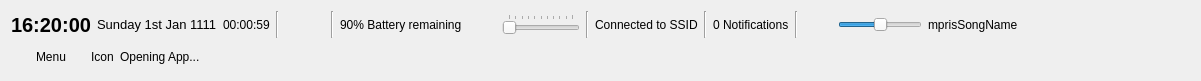
<?xml version="1.0" encoding="UTF-8"?>
<ui version="4.0">
 <class>MainWindow</class>
 <widget class="QMainWindow" name="MainWindow">
  <property name="geometry">
   <rect>
    <x>0</x>
    <y>0</y>
    <width>1201</width>
    <height>81</height>
   </rect>
  </property>
  <property name="sizePolicy">
   <sizepolicy hsizetype="Preferred" vsizetype="Minimum">
    <horstretch>0</horstretch>
    <verstretch>0</verstretch>
   </sizepolicy>
  </property>
  <property name="windowTitle">
   <string>theShellTopPanel</string>
  </property>
  <widget class="QWidget" name="centralWidget">
   <layout class="QVBoxLayout" name="verticalLayout">
    <item>
     <layout class="QHBoxLayout" name="horizontalLayout">
      <item>
       <widget class="ClickableLabel" name="time">
        <property name="font">
         <font>
          <pointsize>15</pointsize>
          <weight>75</weight>
          <bold>true</bold>
         </font>
        </property>
        <property name="text">
         <string>16:20:00</string>
        </property>
       </widget>
      </item>
      <item>
       <widget class="ClickableLabel" name="date">
        <property name="font">
         <font>
          <pointsize>10</pointsize>
         </font>
        </property>
        <property name="text">
         <string>Sunday 1st Jan 1111</string>
        </property>
       </widget>
      </item>
      <item>
       <widget class="QLabel" name="timer">
        <property name="text">
         <string>00:00:59</string>
        </property>
       </widget>
      </item>
      <item>
       <widget class="Line" name="line">
        <property name="orientation">
         <enum>Qt::Vertical</enum>
        </property>
       </widget>
      </item>
      <item>
       <widget class="QPushButton" name="pushButton_2">
        <property name="enabled">
         <bool>true</bool>
        </property>
        <property name="text">
         <string/>
        </property>
        <property name="icon">
         <iconset theme="mic-on">
          <normaloff>.</normaloff>.</iconset>
        </property>
        <property name="flat">
         <bool>true</bool>
        </property>
       </widget>
      </item>
      <item>
       <widget class="QFrame" name="batteryFrame">
        <property name="frameShape">
         <enum>QFrame::NoFrame</enum>
        </property>
        <property name="frameShadow">
         <enum>QFrame::Raised</enum>
        </property>
        <layout class="QHBoxLayout" name="horizontalLayout_6">
         <property name="leftMargin">
          <number>0</number>
         </property>
         <property name="topMargin">
          <number>0</number>
         </property>
         <property name="rightMargin">
          <number>0</number>
         </property>
         <property name="bottomMargin">
          <number>0</number>
         </property>
         <item>
          <widget class="Line" name="line_3">
           <property name="orientation">
            <enum>Qt::Vertical</enum>
           </property>
          </widget>
         </item>
         <item>
          <widget class="ClickableLabel" name="batteryLabel">
           <property name="text">
            <string>90% Battery remaining</string>
           </property>
          </widget>
         </item>
        </layout>
       </widget>
      </item>
      <item>
       <widget class="HoverFrame" name="brightnessFrame">
        <property name="maximumSize">
         <size>
          <width>228</width>
          <height>16777215</height>
         </size>
        </property>
        <property name="frameShape">
         <enum>QFrame::NoFrame</enum>
        </property>
        <property name="frameShadow">
         <enum>QFrame::Raised</enum>
        </property>
        <layout class="QHBoxLayout" name="horizontalLayout_7">
         <property name="leftMargin">
          <number>0</number>
         </property>
         <property name="topMargin">
          <number>0</number>
         </property>
         <property name="rightMargin">
          <number>0</number>
         </property>
         <property name="bottomMargin">
          <number>0</number>
         </property>
         <item>
          <widget class="QPushButton" name="brightnessButton">
           <property name="sizePolicy">
            <sizepolicy hsizetype="Minimum" vsizetype="Fixed">
             <horstretch>28</horstretch>
             <verstretch>24</verstretch>
            </sizepolicy>
           </property>
           <property name="maximumSize">
            <size>
             <width>28</width>
             <height>24</height>
            </size>
           </property>
           <property name="text">
            <string/>
           </property>
           <property name="icon">
            <iconset theme="video-display">
             <normaloff>.</normaloff>.</iconset>
           </property>
           <property name="flat">
            <bool>true</bool>
           </property>
          </widget>
         </item>
         <item>
          <widget class="QSlider" name="brightnessSlider">
           <property name="maximumSize">
            <size>
             <width>200</width>
             <height>16777215</height>
            </size>
           </property>
           <property name="maximum">
            <number>100</number>
           </property>
           <property name="value">
            <number>0</number>
           </property>
           <property name="orientation">
            <enum>Qt::Horizontal</enum>
           </property>
           <property name="tickPosition">
            <enum>QSlider::TicksAbove</enum>
           </property>
           <property name="tickInterval">
            <number>10</number>
           </property>
          </widget>
         </item>
        </layout>
       </widget>
      </item>
      <item>
       <widget class="Line" name="line_2">
        <property name="orientation">
         <enum>Qt::Vertical</enum>
        </property>
       </widget>
      </item>
      <item>
       <widget class="ClickableLabel" name="networkLabel">
        <property name="text">
         <string>Connected to SSID</string>
        </property>
       </widget>
      </item>
      <item>
       <widget class="Line" name="line_4">
        <property name="orientation">
         <enum>Qt::Vertical</enum>
        </property>
       </widget>
      </item>
      <item>
       <widget class="ClickableLabel" name="notifications">
        <property name="text">
         <string>0 Notifications</string>
        </property>
       </widget>
      </item>
      <item>
       <widget class="Line" name="line_5">
        <property name="orientation">
         <enum>Qt::Vertical</enum>
        </property>
       </widget>
      </item>
      <item>
       <widget class="HoverFrame" name="volumeFrame">
        <property name="sizePolicy">
         <sizepolicy hsizetype="Minimum" vsizetype="Preferred">
          <horstretch>0</horstretch>
          <verstretch>0</verstretch>
         </sizepolicy>
        </property>
        <property name="maximumSize">
         <size>
          <width>228</width>
          <height>16777215</height>
         </size>
        </property>
        <property name="frameShape">
         <enum>QFrame::NoFrame</enum>
        </property>
        <property name="frameShadow">
         <enum>QFrame::Raised</enum>
        </property>
        <layout class="QHBoxLayout" name="horizontalLayout_5">
         <property name="leftMargin">
          <number>0</number>
         </property>
         <property name="topMargin">
          <number>0</number>
         </property>
         <property name="rightMargin">
          <number>0</number>
         </property>
         <property name="bottomMargin">
          <number>0</number>
         </property>
         <item>
          <widget class="QPushButton" name="volumeButton">
           <property name="maximumSize">
            <size>
             <width>28</width>
             <height>24</height>
            </size>
           </property>
           <property name="text">
            <string/>
           </property>
           <property name="icon">
            <iconset theme="audio-volume-high">
             <normaloff>.</normaloff>.</iconset>
           </property>
           <property name="flat">
            <bool>true</bool>
           </property>
          </widget>
         </item>
         <item>
          <widget class="QSlider" name="volumeSlider">
           <property name="maximumSize">
            <size>
             <width>200</width>
             <height>16777215</height>
            </size>
           </property>
           <property name="maximum">
            <number>100</number>
           </property>
           <property name="value">
            <number>50</number>
           </property>
           <property name="orientation">
            <enum>Qt::Horizontal</enum>
           </property>
           <property name="invertedAppearance">
            <bool>false</bool>
           </property>
           <property name="invertedControls">
            <bool>false</bool>
           </property>
           <property name="tickPosition">
            <enum>QSlider::NoTicks</enum>
           </property>
           <property name="tickInterval">
            <number>10</number>
           </property>
          </widget>
         </item>
        </layout>
       </widget>
      </item>
      <item>
       <widget class="QFrame" name="mprisFrame">
        <property name="frameShape">
         <enum>QFrame::NoFrame</enum>
        </property>
        <property name="frameShadow">
         <enum>QFrame::Raised</enum>
        </property>
        <layout class="QHBoxLayout" name="horizontalLayout_8">
         <property name="leftMargin">
          <number>0</number>
         </property>
         <property name="topMargin">
          <number>0</number>
         </property>
         <property name="rightMargin">
          <number>0</number>
         </property>
         <property name="bottomMargin">
          <number>0</number>
         </property>
         <item>
          <widget class="QLabel" name="mprisSongName">
           <property name="text">
            <string>mprisSongName</string>
           </property>
          </widget>
         </item>
         <item>
          <widget class="QPushButton" name="mprisBack">
           <property name="text">
            <string/>
           </property>
           <property name="icon">
            <iconset theme="media-skip-backward">
             <normaloff>.</normaloff>.</iconset>
           </property>
           <property name="flat">
            <bool>true</bool>
           </property>
          </widget>
         </item>
         <item>
          <widget class="QPushButton" name="mprisPause">
           <property name="text">
            <string/>
           </property>
           <property name="icon">
            <iconset theme="media-playback-pause">
             <normaloff>.</normaloff>.</iconset>
           </property>
           <property name="flat">
            <bool>true</bool>
           </property>
          </widget>
         </item>
         <item>
          <widget class="QPushButton" name="pushButton_3">
           <property name="text">
            <string/>
           </property>
           <property name="icon">
            <iconset theme="media-skip-forward">
             <normaloff>.</normaloff>.</iconset>
           </property>
           <property name="flat">
            <bool>true</bool>
           </property>
          </widget>
         </item>
        </layout>
       </widget>
      </item>
      <item>
       <spacer name="horizontalSpacer">
        <property name="orientation">
         <enum>Qt::Horizontal</enum>
        </property>
        <property name="sizeHint" stdset="0">
         <size>
          <width>40</width>
          <height>20</height>
         </size>
        </property>
       </spacer>
      </item>
     </layout>
    </item>
    <item>
     <layout class="QHBoxLayout" name="horizontalLayout_4">
      <property name="spacing">
       <number>0</number>
      </property>
      <item>
       <widget class="QPushButton" name="pushButton">
        <property name="sizePolicy">
         <sizepolicy hsizetype="Fixed" vsizetype="Fixed">
          <horstretch>0</horstretch>
          <verstretch>0</verstretch>
         </sizepolicy>
        </property>
        <property name="text">
         <string>Menu</string>
        </property>
        <property name="flat">
         <bool>true</bool>
        </property>
       </widget>
      </item>
      <item>
       <widget class="QFrame" name="openingAppFrame">
        <property name="frameShape">
         <enum>QFrame::NoFrame</enum>
        </property>
        <property name="frameShadow">
         <enum>QFrame::Raised</enum>
        </property>
        <layout class="QHBoxLayout" name="horizontalLayout_3">
         <property name="leftMargin">
          <number>0</number>
         </property>
         <property name="topMargin">
          <number>0</number>
         </property>
         <property name="rightMargin">
          <number>0</number>
         </property>
         <property name="bottomMargin">
          <number>0</number>
         </property>
         <item>
          <widget class="QLabel" name="appOpeningIcon">
           <property name="text">
            <string>Icon</string>
           </property>
          </widget>
         </item>
         <item>
          <widget class="QLabel" name="appOpeningLabel">
           <property name="text">
            <string>Opening App...</string>
           </property>
          </widget>
         </item>
        </layout>
       </widget>
      </item>
      <item>
       <layout class="QVBoxLayout" name="verticalLayout_2">
        <item>
         <layout class="QGridLayout" name="horizontalLayout_2"/>
        </item>
       </layout>
      </item>
      <item>
       <spacer name="horizontalSpacer_2">
        <property name="orientation">
         <enum>Qt::Horizontal</enum>
        </property>
        <property name="sizeType">
         <enum>QSizePolicy::MinimumExpanding</enum>
        </property>
        <property name="sizeHint" stdset="0">
         <size>
          <width>40</width>
          <height>20</height>
         </size>
        </property>
       </spacer>
      </item>
     </layout>
    </item>
   </layout>
  </widget>
 </widget>
 <layoutdefault spacing="6" margin="11"/>
 <customwidgets>
  <customwidget>
   <class>ClickableLabel</class>
   <extends>QLabel</extends>
   <header>clickablelabel.h</header>
   <slots>
    <signal>clicked()</signal>
   </slots>
  </customwidget>
  <customwidget>
   <class>HoverFrame</class>
   <extends>QFrame</extends>
   <header>hoverframe.h</header>
   <container>1</container>
   <slots>
    <signal>MouseEnter()</signal>
    <signal>MouseExit()</signal>
   </slots>
  </customwidget>
 </customwidgets>
 <resources/>
 <connections/>
</ui>
